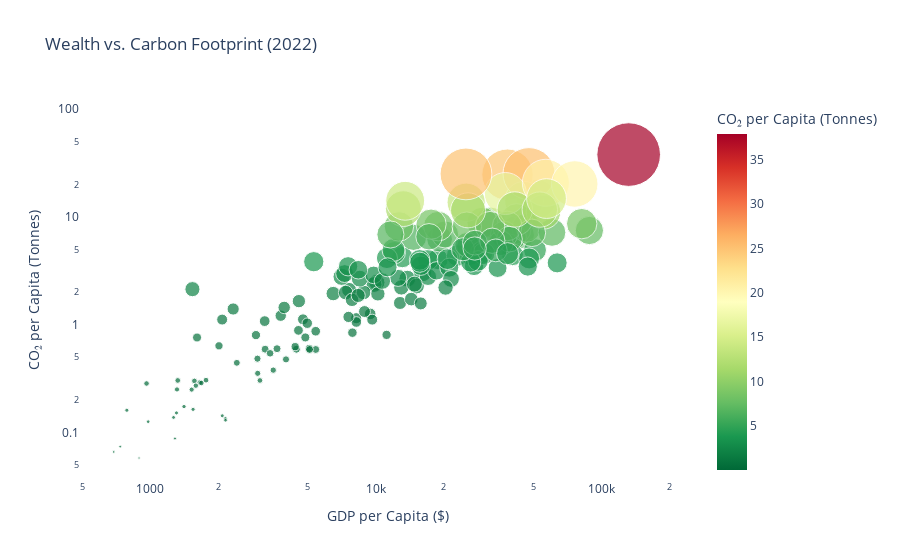

Source (notebook cell):
### Markdown cell above
When examining cumulative CO² emissions since 1750, the USA stands far above the rest with over 434,000 million tonnes. It is worth noting that USA has emissions more than the combined total of China and Russia, who rank 2nd and 3rd respectively. This reframes the modern narrative around China being the world's biggest polluter. China only became the leading annual emitter recently, while the USA spent over a century industrializing heavily. The countries most responsible for the CO² already accumulated in the atmosphere are largely Western nations, a critical consideration in global climate justice discussions.

### Code cell
gdpco2 = df_countries[df_countries['year']==2022][['country', 'gdp', 'co2_per_capita', 'population']].dropna()
gdpco2['gdp_per_capita'] = gdpco2['gdp'] / gdpco2['population']
gdpco2_clean = gdpco2[(gdpco2['gdp_per_capita'] > 0) & (gdpco2['co2_per_capita'] > 0)].copy()

import plotly.express as px

fig = px.scatter(
    gdpco2_clean,
    x="gdp_per_capita",
    y="co2_per_capita",
    size="co2_per_capita",     
    color="co2_per_capita",    
    hover_name="country",      
    log_x=True,             
    log_y=True,                
    size_max=45,               
    color_continuous_scale="RdYlGn_r", 
    title="Wealth vs. Carbon Footprint (2022)",
    labels={
        "gdp_per_capita": "GDP per Capita ($)",
        "co2_per_capita": "CO₂ per Capita (Tonnes)"
    }
)

fig.update_layout(
    template="plotly_white",
    xaxis_showgrid=False,
    yaxis_showgrid=False
)
fig.show()
fig.write_image('gdp_vs_co2.png')

### Figure 1 — Plotly figure (JSON) as saved in the notebook; plotly's stock layout.template omitted (floating-point values rounded to 4 significant figures; data arrays with more than 128 entries replaced by an {"elided": "..."} marker saying what was removed)
{"data": [{"hovertemplate": "<b>%{hovertext}</b><br><br>GDP per Capita ($)=%{x}<br>CO₂ per Capita (Tonnes)=%{marker.color}<extra></extra>", "hovertext": {"elided": "164 str values"}, "legendgroup": "", "marker": {"color": {"elided": "164 float values"}, "coloraxis": "coloraxis", "size": {"elided": "164 float values"}, "sizemode": "area", "sizeref": 0.01871, "symbol": "circle"}, "mode": "markers", "name": "", "orientation": "v", "showlegend": false, "type": "scatter", "x": {"elided": "164 float values"}, "xaxis": "x", "y": {"elided": "164 float values"}, "yaxis": "y"}], "layout": {"coloraxis": {"colorbar": {"title": {"text": "CO₂ per Capita (Tonnes)"}}, "colorscale": [[0, "rgb(0,104,55)"], [0.1, "rgb(26,152,80)"], [0.2, "rgb(102,189,99)"], [0.3, "rgb(166,217,106)"], [0.4, "rgb(217,239,139)"], [0.5, "rgb(255,255,191)"], [0.6, "rgb(254,224,139)"], [0.7, "rgb(253,174,97)"], [0.8, "rgb(244,109,67)"], [0.9, "rgb(215,48,39)"], [1, "rgb(165,0,38)"]]}, "legend": {"itemsizing": "constant", "tracegroupgap": 0}, "title": {"text": "Wealth vs. Carbon Footprint (2022)"}, "xaxis": {"anchor": "y", "domain": [0, 1], "showgrid": false, "title": {"text": "GDP per Capita ($)"}, "type": "log"}, "yaxis": {"anchor": "x", "domain": [0, 1], "showgrid": false, "title": {"text": "CO₂ per Capita (Tonnes)"}, "type": "log"}}}
